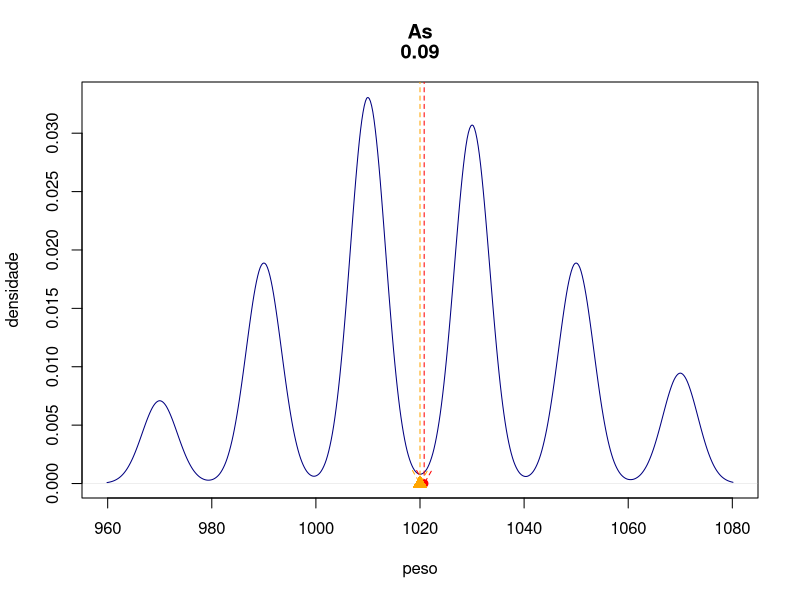
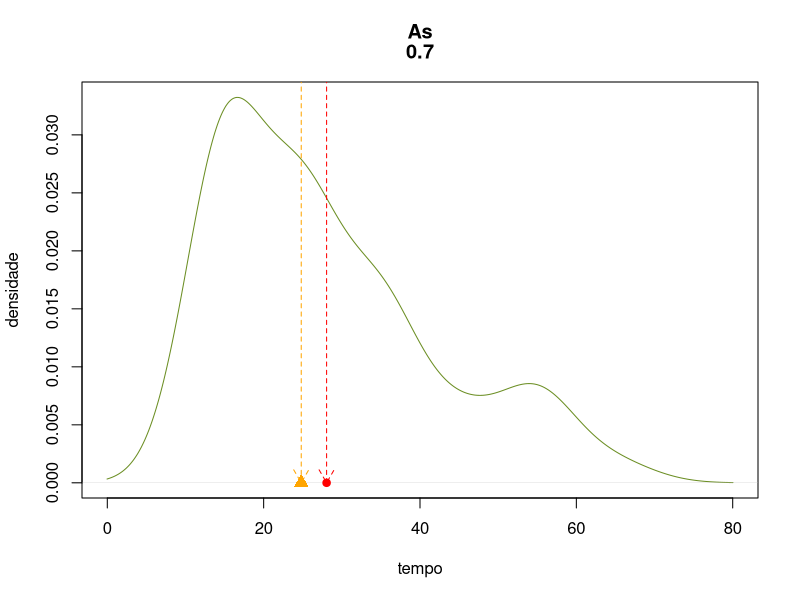

Write R code to recreate these figures, in order.
##############################################################
##BDA - AULA 13
##############################################################
##Exemplo 1    
##############################################################
#função que calcula as medidas separatrizes: Q1, Q2, (MD), Q3, P10 e P90:
m.s<-function(i,m){
  pos <- (i*n)/m
  linha<-which(pos<=tab[,4])[1]
  if (linha == 1 || linha == n){ 
    return (tab[linha,1] + (pos/tab[linha,3])*h)
  }
  else  
    return(tab[linha,1] + (((pos - tab[linha - 1, 4]))/tab[linha,3])*h)
}

#função que calcula a medida de assimetria
m.As<-function(xbarra,Md,s){
  return((3*(xbarra - Md))/s)
}

k<-6
h<-20
L0<-960
li.classes<-seq(L0,L0+(k-1)*h,h)
ls.classes<-seq(L0+h,L0+k*h,h)
fi<-c(60,160,280,260,160,80)
n<-sum(fi)
fac<-cumsum(fi)
tab<-data.frame(li.classes,ls.classes, fi, fac)

#A mediana é o segundo quartil, ou seja, i = 2 e m = 4
Md<-m.s(2,4)
cat("Md  = ",round(Md,4), "\n")

xi<-NULL
for (i in 1:k) xi[i] = (li.classes[i] + ls.classes[i])/2 
xbarra<-sum(xi*fi)/n
cat("xbarra  = ",round(xbarra,4), "\n")

s2<-sum(fi*(xi - xbarra)^2)/(n - 1)
s<-sqrt(s2)
cat("s = ", round(s,4), " \n")

As<-m.As(xbarra,Md,s)
cat("As = ", round(As,2),"\n")

peso<-rep(xi,fi)
plot(density(peso), xlab = "peso", 
     ylab = "densidade", col = "navyblue", main = c("As",round(As,2)))
arrows(xbarra, 0, xbarra, 0.035, code = 1, length = 0.15,
       col = "red", lty = 2)
arrows(Md, 0, Md, 0.035, code = 1, length = 0.15,
       col = "orange", lty = 2)
points(xbarra, 0, col = "red", pch = 20, cex = 1.5)
points(Md, 0, col = "orange", pch = 17, cex = 1.5)

##############################################################
##Exemplo 2    
##############################################################
k<-6
h<-10
L0<-10
li.classes<-seq(L0,L0+(k-1)*h,h)
ls.classes<-seq(L0+h,L0+k*h,h)
fi<-c(35,26,17,6,9,2)
n<-sum(fi)
fac<-cumsum(fi)
tab<-data.frame(li.classes,ls.classes, fi, fac)

#A mediana é o segundo quartil, ou seja, i = 2 e m = 4
Md<-m.s(2,4)
cat("Md  = ",round(Md,4), "\n")

xi<-NULL
for (i in 1:k) xi[i] = (li.classes[i] + ls.classes[i])/2 
xbarra<-sum(xi*fi)/n
cat("xbarra  = ",round(xbarra,4), "\n")
s2<-sum(fi*(xi - xbarra)^2)/(n - 1)
s<-sqrt(s2)
cat("s = ", round(s,4), " \n")

As<-m.As(xbarra,Md,s)
cat("As = ", round(As,2),"\n")


tempo<-rep(xi,fi)
plot(density(tempo), xlab = "tempo", 
     ylab = "densidade", col = "olivedrab", main = c("As",round(As,2)))
arrows(xbarra, 0, xbarra, 0.035, code = 1, length = 0.15,
       col = "red", lty = 2)
arrows(Md, 0, Md, 0.035, code = 1, length = 0.15,
       col = "orange", lty = 2)
points(xbarra, 0, col = "red", pch = 20, cex = 1.5)
points(Md, 0, col = "orange", pch = 17, cex = 1.5)